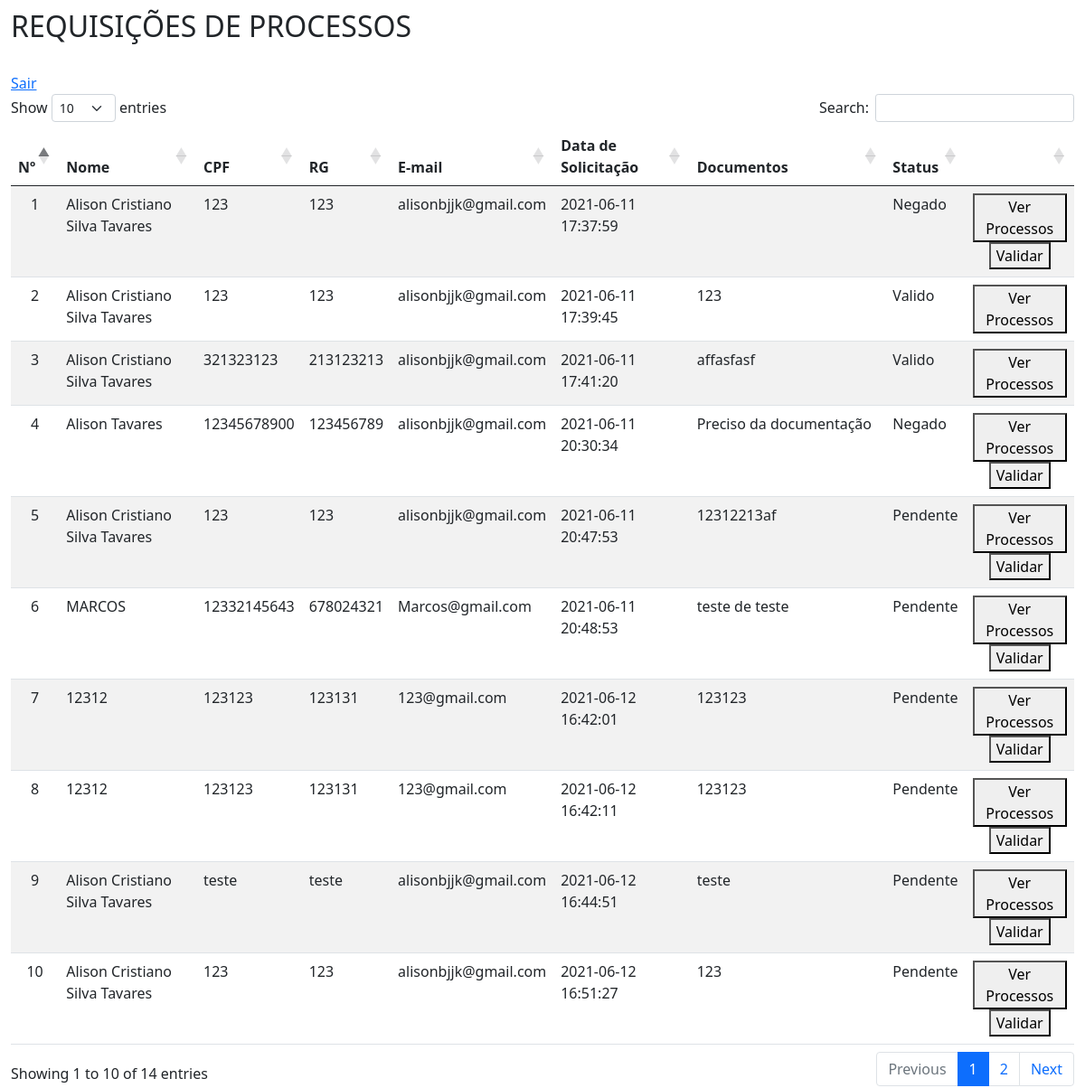
Screenshot of /admin/index.php (signed in) with the database file from the repository.
### tables this page shows
CREATE TABLE `tb_processos` (
  `id` int(11) NOT NULL,
  `nm_user` varchar(50) NOT NULL,
  `cpf_user` varchar(15) NOT NULL,
  `rg_user` varchar(12) NOT NULL,
  `email_user` varchar(30) NOT NULL,
  `documentos` longtext NOT NULL,
  `dt_criacao` timestamp NOT NULL DEFAULT current_timestamp(),
  `status` enum('1','2','0') DEFAULT '0'
);

### Model/conn.php (the view, shortened to what this page needs)
<?php
include("b.php");
try {
    $conn = new PDO(
        "mysql:host=$s;dbname=$db",
        "$u",
        "$p",
        array(PDO::MYSQL_ATTR_INIT_COMMAND => "SET NAMES utf8")
    );
} catch (PDOException $e) {
    echo $e->getMessage();
}
function dataTable()
{
    global $conn;
    if ($query = $conn->query("SELECT * FROM tb_processos;") or die("Erro no select nome ")) {
        $cont = 0;
        while ($array = $query->fetch(PDO::FETCH_ASSOC)) {
            $id = $array['id'];
            if ($cont % 2 == 0) {
                $status = $array['status'];
                if ($status == '0') {
                    $status = "Pendente";
                    $val = ('<a href="testeval.php/idcli=' . $id . '"><button type="button">Validar</button></td></a>');
                } elseif ($status == '1') {
                    $status = "Valido";
                    $val = "";
                } else {
                    $status = "Negado";
                    $val = ('<a href="testeval.php/idcli=' . $id . '"><button type="button">Validar</button></td></a>');
                }
                $tabela = ('<tr style="text-align: left;">
            <td style="text-align: center;">' . $array['id'] . '</td>
            <td>' . $array['nm_user'] . '</td>
            <td>' . $array['cpf_user'] . '</td>
            <td>' . $array['rg_user'] . '</td>
            <td>' . $array['email_user'] . '</td>
            <td>' . $array['dt_criacao'] . '</td>
            <td>' . $array['documentos'] . '</td>
            <td>' . $status . '</td>
            <td style="text-align: center;"><a href="processos.php">
            <button type="button">Ver Processos</button></a>
            <div>' . $val . '</div>
            </tr>');
            }
            echo $tabela;
        }
    }
}

### admin/index.php (shortened to what this page needs)
<?php
require('../Model/conn.php');
?>
<!DOCTYPE html>
<head>
    <link rel="stylesheet" href="https://cdnjs.cloudflare.com/ajax/libs/twitter-bootstrap/5.0.1/css/bootstrap.min.css">
    <link rel="stylesheet" href="https://cdn.datatables.net/1.10.25/css/dataTables.bootstrap5.min.css">
</head>
<body>
    <div style="margin-left: auto; margin-right: auto; width: 98%;">
        <h2 style="align-content: center; margin-top: 10px;">REQUISIÇÕES DE PROCESSOS</h2>
        <br>
        <a href="../Views/sair.php">Sair</a>
        <table id="example" class="table table-striped" style="width:100%">
            <thead>
                <tr style="text-align: left;">
                    <th>Nº</th>
                    <th>Nome</th>
                    <th>CPF</th>
                    <th>RG</th>
                    <th>E-mail</th>
                    <th>Data de Solicitação</th>
                    <th>Documentos</th>
                    <th>Status</th>
                    <th></th>
                </tr>
            </thead>
            <tbody>
                <?php echo (dataTable()); ?>
</body>
</html>

### rows the page displays
tb_processos: id "1", nm_user "Alison Cristiano Silva Tavares", cpf_user "123", rg_user "123", email_user "alisonbjjk@gmail.com", dt_criacao "2021-06-11 17:37:59", status "Negado"
tb_processos: id "2", nm_user "Alison Cristiano Silva Tavares", cpf_user "123", rg_user "123", email_user "alisonbjjk@gmail.com", dt_criacao "2021-06-11 17:39:45", documentos "123", status "Valido"
tb_processos: id "3", nm_user "Alison Cristiano Silva Tavares", cpf_user "321323123", rg_user "213123213", email_user "alisonbjjk@gmail.com", dt_criacao "2021-06-11 17:41:20", documentos "affasfasf", status "Valido"
tb_processos: id "4", nm_user "Alison Tavares", cpf_user "12345678900", rg_user "123456789", email_user "alisonbjjk@gmail.com", dt_criacao "2021-06-11 20:30:34", documentos "Preciso da documentação", status "Negado"
tb_processos: id "5", nm_user "Alison Cristiano Silva Tavares", cpf_user "123", rg_user "123", email_user "alisonbjjk@gmail.com", dt_criacao "2021-06-11 20:47:53", documentos "12312213af", status "Pendente"
tb_processos: id "6", nm_user "MARCOS", cpf_user "12332145643", rg_user "678024321", email_user "Marcos@gmail.com", dt_criacao "2021-06-11 20:48:53", documentos "teste de teste", status "Pendente"
tb_processos: id "7", nm_user "12312", cpf_user "123123", rg_user "123131", email_user "123@gmail.com", dt_criacao "2021-06-12 16:42:01", documentos "123123", status "Pendente"
tb_processos: id "8", nm_user "12312", cpf_user "123123", rg_user "123131", email_user "123@gmail.com", dt_criacao "2021-06-12 16:42:11", documentos "123123", status "Pendente"
tb_processos: id "9", nm_user "Alison Cristiano Silva Tavares", cpf_user "teste", rg_user "teste", email_user "alisonbjjk@gmail.com", dt_criacao "2021-06-12 16:44:51", documentos "teste", status "Pendente"
tb_processos: id "10", nm_user "Alison Cristiano Silva Tavares", cpf_user "123", rg_user "123", email_user "alisonbjjk@gmail.com", dt_criacao "2021-06-12 16:51:27", documentos "123", status "Pendente"
